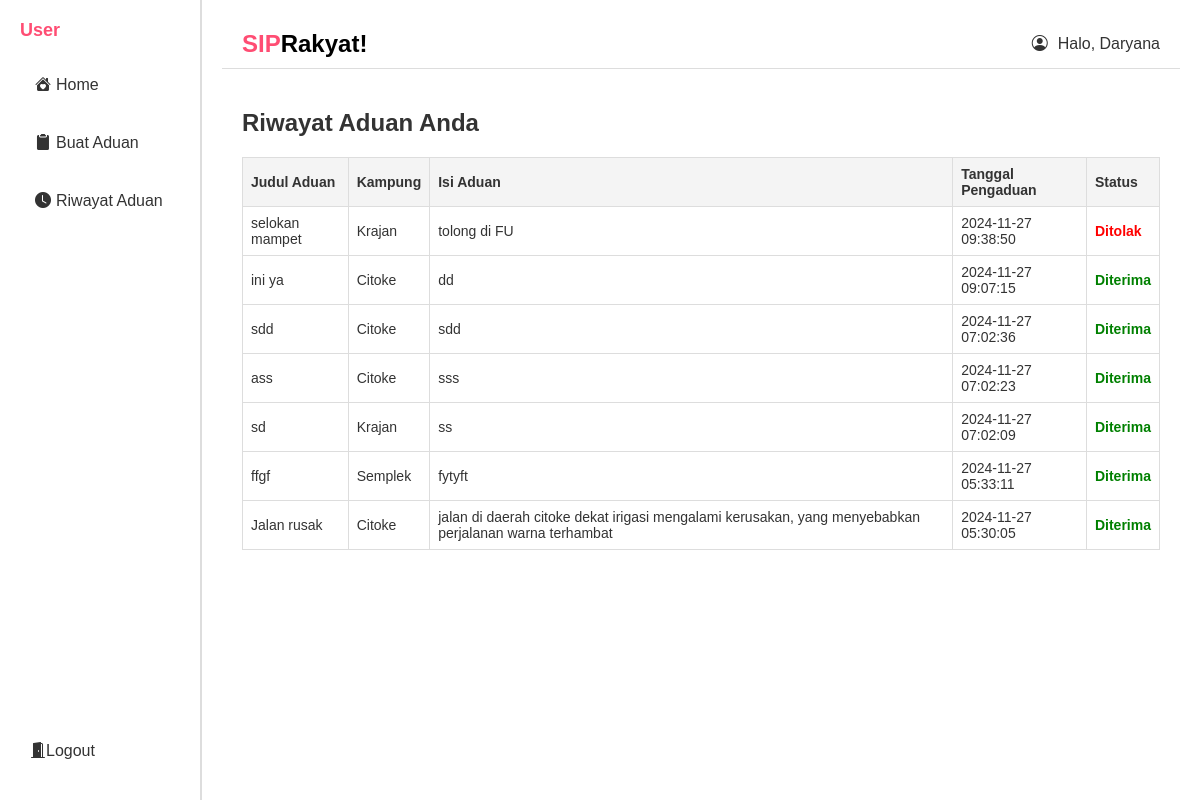
The page /riwayat_aduan.php (signed in) on the database its author committed.
### tables this page shows
CREATE TABLE `aduan` (
  `id` int NOT NULL AUTO_INCREMENT,
  `judul_aduan` varchar(255) NOT NULL,
  `jenis_aduan` varchar(255) NOT NULL,
  `kampung` varchar(255) NOT NULL,
  `isi_aduan` text NOT NULL,
  `file_upload` varchar(255) DEFAULT NULL,
  `user_email` varchar(255) NOT NULL,
  `created_at` timestamp NULL DEFAULT CURRENT_TIMESTAMP,
  `status` enum('pending','accepted','rejected') DEFAULT 'pending',
  `notification` varchar(255) DEFAULT NULL,
  PRIMARY KEY (`id`)
);

### riwayat_aduan.php (the view, shortened to what this page needs)
<?php
$name = $_SESSION['name'];
$email = $_SESSION['email'];
$host_db  = "localhost";
$user_db  = "root";
$pass_db  = "mysql123";
$nama_db  = "login";
$koneksi = mysqli_connect($host_db, $user_db, $pass_db, $nama_db);
$query = "SELECT * FROM aduan WHERE user_email = '$email' ORDER BY created_at DESC";
$result = mysqli_query($koneksi, $query);
?>
<!DOCTYPE html>
<html lang="en">
<head>
    <link rel="stylesheet" href="./css/user.css">
    <link href="https://cdn.jsdelivr.net/npm/bootstrap-icons/font/bootstrap-icons.css" rel="stylesheet">
</head>
<body>
    <div class="sidebar">
        <div class="sidebar-header">
            <h2>User</h2>
        </div>
        <div class="sidebar-menu">
        <a href="dashboard.php" class="menu-item">
                  <i class="bi bi-house-heart-fill" style="margin: 5px;"></i> Home
              </a>
              <a href="Aduan.php" class="menu-item">
                  <i class="bi bi-clipboard2-fill" style="margin: 5px;"></i>Buat Aduan
              </a>
              <a href="riwayat_aduan.php" class="menu-item">
              <i class="bi bi-clock-fill" style="margin: 5px;"></i> Riwayat Aduan
              </a>
        </div>
        <div class="sidebar-footer">
            <a href="landing.html" class="menu-item logout"><i class="bi bi-door-open-fill"></i> Logout</a>
        </div>
    </div>
    <div class="vertical-line"></div>
    <div class="content">
        <div class="content-header">
            <div class="header-logo">
                <h2>SIP<b>Rakyat!</b></h2>
            </div>
            <div class="icons">
                <i class="bi bi-person-circle"></i> Halo, <?php echo htmlspecialchars($name); ?>
            </div>
        </div>
        <div class="main-content">
            <h2>Riwayat Aduan Anda</h2>
            <?php if (mysqli_num_rows($result) > 0): ?>
                <table>
                    <thead>
                        <tr>
                            <th>Judul Aduan</th>
                            <th>Kampung</th>
                            <th>Isi Aduan</th>
                            <th>Tanggal Pengaduan</th>
                            <th>Status</th>
                        </tr>
                    </thead>
                    <tbody>
                        <?php while ($row = mysqli_fetch_assoc($result)): ?>
                            <tr>
                                <td><?php echo htmlspecialchars($row['judul_aduan']); ?></td>
                                <td><?php echo htmlspecialchars($row['kampung']); ?></td>
                                <td><?php echo htmlspecialchars($row['isi_aduan']); ?></td>
                                <td><?php echo htmlspecialchars($row['created_at']); ?></td>
                                <td>
                                    <?php
                                    if (strtolower($row['status']) === 'accepted') {
                                        echo "<span class='status-accepted'>Diterima</span>";
                                    } elseif (strtolower($row['status']) === 'rejected') {
                                        echo "<span class='status-rejected'>Ditolak</span>";
                                    } else {
                                        echo "<span class='status-pending'>Menunggu</span>";
                                    }
                                    ?>
                                </td>
                            </tr>
                        <?php endwhile; ?>
                    </tbody>
                </table>
            <?php else: ?>
                <p>Tidak ada riwayat aduan.</p>
            <?php endif; ?>
        </div>
    </div>
</body>
</html>

### css/user.css (style rules this page uses)
* { margin: 0; padding: 0; box-sizing: border-box; font-family: Arial, sans-serif; }
body { display: flex; min-height: 100vh; background-color: #fff; color: #333; }
.sidebar { width: 200px; background-color: #fff; padding: 20px; display: flex; flex-direction: column; align-items: flex-start; }
.sidebar-header h2 { font-size: 18px; color: #ff4d73; margin-bottom: 20px; }
.sidebar-menu { width: 100%; }
.sidebar-footer { margin-top: auto; width: 100%; }
.menu-item { display: flex; align-items: center; padding: 10px; margin-bottom: 10px; background-color: #fff; border-radius: 5px; color: #333; text-decoration: none; }
.content { color: #333; background-color: #fff; flex: 1; display: flex; flex-direction: column; padding: 20px; }
.content-header { display: flex; justify-content: space-between; align-items: center; padding: 10px 20px; background-color: #fff; border-bottom: 1px solid #ddd; }
.header-logo { display: flex; align-items: center; }
.header-logo h2 { font-size: 24px; margin: 0; color: #ff4d73; }
.header-logo b { color: #000; }
.icons { display: flex; align-items: center; gap: 10px; }
.main-content { flex: 1; padding: 20px; background-color: #fff; color: #333; margin-top: 20px; border-radius: 8px; }
table { width: 100%; border-collapse: collapse; margin-bottom: 10px; font-size: 14px; }
th, td { border: 1px solid #ddd; padding: 8px; text-align: left; }
th { background-color: #f2f2f2; cursor: pointer; }
.vertical-line { width: 2px; background-color: #ddd; height: 100vh; display: inline-block; vertical-align: top; }
td { vertical-align: middle; text-align: center; }
table td:nth-child(4), table th:nth-child(4) { word-wrap: break-word; white-space: normal; max-width: 300px; }
a { text-decoration: none; }

### riwayat_aduan.php (style rules this page uses)
table { width: 100%; border-collapse: collapse; margin: 20px 0; }
th, td { border: 1px solid #ddd; padding: 8px; text-align: left; }
th { background-color: #f4f4f4; }
.status-accepted { color: green; font-weight: bold; }
.status-rejected { color: red; font-weight: bold; }

### rows shown on the page
aduan: judul_aduan "selokan mampet", kampung "Krajan", isi_aduan "tolong di FU", created_at "2024-11-27 09:38:50", status "Ditolak"
aduan: judul_aduan "ini ya", kampung "Citoke", isi_aduan "dd", created_at "2024-11-27 09:07:15", status "Diterima"
aduan: judul_aduan "sdd", kampung "Citoke", isi_aduan "sdd", created_at "2024-11-27 07:02:36", status "Diterima"
aduan: judul_aduan "ass", kampung "Citoke", isi_aduan "sss", created_at "2024-11-27 07:02:23", status "Diterima"
aduan: judul_aduan "sd", kampung "Krajan", isi_aduan "ss", created_at "2024-11-27 07:02:09", status "Diterima"
aduan: judul_aduan "ffgf", kampung "Semplek", isi_aduan "fytyft", created_at "2024-11-27 05:33:11", status "Diterima"
aduan: judul_aduan "Jalan rusak", kampung "Citoke", isi_aduan "jalan di daerah citoke dekat irigasi mengalami kerusakan, yang menyebabkan perjalanan warna terhambat", created_at "2024-11-27 05:30:05", status "Diterima"

### other values the page prints
$name "Daryana"
